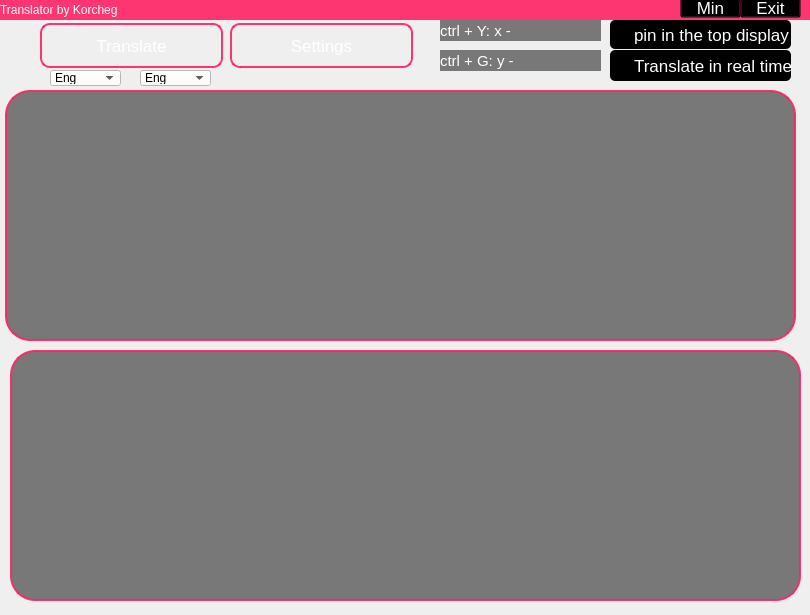
<?xml version="1.0" encoding="UTF-8"?>
<ui version="4.0">
 <class>Frame</class>
 <widget class="QFrame" name="Frame">
  <property name="geometry">
   <rect>
    <x>0</x>
    <y>0</y>
    <width>810</width>
    <height>615</height>
   </rect>
  </property>
  <property name="windowTitle">
   <string>Frame</string>
  </property>
  <widget class="QStackedWidget" name="stackedWidget">
   <property name="geometry">
    <rect>
     <x>0</x>
     <y>-10</y>
     <width>811</width>
     <height>631</height>
    </rect>
   </property>
   <property name="styleSheet">
    <string notr="true">background: rgba(0,0,0,0);
</string>
   </property>
   <widget class="QWidget" name="page_1">
    <property name="styleSheet">
     <string notr="true">QTextEdit{
background-color: rgba(0,0,0,0.5);
color: rgb(255, 255, 255);
border-radius:25px;
padding: 5px;
border: 2px solid rgba(255, 33, 100, 230);
}</string>
    </property>
    <widget class="QLabel" name="second_coord_label">
     <property name="geometry">
      <rect>
       <x>440</x>
       <y>60</y>
       <width>161</width>
       <height>21</height>
      </rect>
     </property>
     <property name="styleSheet">
      <string notr="true">background-color: rgba(0,0,0,0.5);
color: rgb(255, 255, 255);
font-size:11pt;</string>
     </property>
     <property name="text">
      <string>ctrl + G: y -  </string>
     </property>
    </widget>
    <widget class="QComboBox" name="lang_out_combo">
     <property name="geometry">
      <rect>
       <x>140</x>
       <y>80</y>
       <width>71</width>
       <height>16</height>
      </rect>
     </property>
     <property name="styleSheet">
      <string notr="true">background-color: rgb(255, 255, 255);</string>
     </property>
     <item>
      <property name="text">
       <string>Eng</string>
      </property>
     </item>
     <item>
      <property name="text">
       <string>Ukr</string>
      </property>
     </item>
    </widget>
    <widget class="QTextEdit" name="not_translated_textedit">
     <property name="geometry">
      <rect>
       <x>5</x>
       <y>100</y>
       <width>791</width>
       <height>251</height>
      </rect>
     </property>
    </widget>
    <widget class="QCheckBox" name="translate_realtime_check">
     <property name="geometry">
      <rect>
       <x>610</x>
       <y>60</y>
       <width>181</width>
       <height>31</height>
      </rect>
     </property>
     <property name="styleSheet">
      <string notr="true">QCheckBox {
    spacing: 5px;
	background: black;
	color: white;
	font-size: 13pt;
	padding-left: 6px;
	border-radius: 5px;
}

QCheckBox::indicator {
    width: 13px;
    height: 13px;
}</string>
     </property>
     <property name="text">
      <string>Translate in real time</string>
     </property>
    </widget>
    <widget class="QPushButton" name="translate_btn">
     <property name="geometry">
      <rect>
       <x>40</x>
       <y>33</y>
       <width>183</width>
       <height>45</height>
      </rect>
     </property>
     <property name="styleSheet">
      <string notr="true">QPushButton {
	background-color: rgba(0,0,0,0);
	border: 2px solid rgba(255, 33, 100, 230);
	border-radius: 10px;
	padding: 10px;
	font-size: 13pt;
	color: rgba(255, 255, 255, 255);
}
QPushButton:hover {
	background-color: rgba(255, 33, 100, 100);
}</string>
     </property>
     <property name="text">
      <string>Translate</string>
     </property>
    </widget>
    <widget class="QComboBox" name="lang_in_combo">
     <property name="geometry">
      <rect>
       <x>50</x>
       <y>80</y>
       <width>71</width>
       <height>16</height>
      </rect>
     </property>
     <property name="styleSheet">
      <string notr="true">background-color: rgb(255, 255, 255);</string>
     </property>
     <item>
      <property name="text">
       <string>Eng</string>
      </property>
     </item>
     <item>
      <property name="text">
       <string>Ukr</string>
      </property>
     </item>
    </widget>
    <widget class="QCheckBox" name="topdisplay_check">
     <property name="geometry">
      <rect>
       <x>610</x>
       <y>30</y>
       <width>181</width>
       <height>31</height>
      </rect>
     </property>
     <property name="styleSheet">
      <string notr="true">QCheckBox {
    spacing: 5px;
	background: black;
	color: white;
	font-size: 13pt;
	padding-left: 6px;
	border-radius: 5px;
	margin-bottom: 2px;
}

QCheckBox::indicator {
    width: 13px;
    height: 13px;
}</string>
     </property>
     <property name="text">
      <string>pin in the top display</string>
     </property>
    </widget>
    <widget class="QTextEdit" name="translated_textedit">
     <property name="geometry">
      <rect>
       <x>10</x>
       <y>360</y>
       <width>791</width>
       <height>251</height>
      </rect>
     </property>
    </widget>
    <widget class="QLabel" name="first_coord_label">
     <property name="geometry">
      <rect>
       <x>440</x>
       <y>30</y>
       <width>161</width>
       <height>21</height>
      </rect>
     </property>
     <property name="styleSheet">
      <string notr="true">background-color: rgba(0,0,0,0.5);
color: rgb(255, 255, 255);
font-size:11pt;</string>
     </property>
     <property name="text">
      <string>ctrl + Y: x -  </string>
     </property>
    </widget>
    <widget class="QPushButton" name="settings_btn">
     <property name="geometry">
      <rect>
       <x>230</x>
       <y>33</y>
       <width>183</width>
       <height>45</height>
      </rect>
     </property>
     <property name="styleSheet">
      <string notr="true">QPushButton {
	background-color: rgba(0,0,0,0);
	border: 2px solid rgba(255, 33, 100, 230);
	border-radius: 10px;
	padding: 10px;
	font-size: 13pt;
	color: rgba(255, 255, 255, 255);
}
QPushButton:hover {
	background-color: rgba(255, 33, 100, 100);
}</string>
     </property>
     <property name="text">
      <string>Settings</string>
     </property>
    </widget>
    <widget class="QLabel" name="background">
     <property name="geometry">
      <rect>
       <x>0</x>
       <y>30</y>
       <width>811</width>
       <height>601</height>
      </rect>
     </property>
     <property name="styleSheet">
      <string notr="true">border-image: url(:/Background/BG3);
</string>
     </property>
     <property name="text">
      <string/>
     </property>
    </widget>
    <widget class="QLabel" name="top_label">
     <property name="geometry">
      <rect>
       <x>0</x>
       <y>10</y>
       <width>811</width>
       <height>20</height>
      </rect>
     </property>
     <property name="styleSheet">
      <string notr="true">background-color: rgba(255, 33, 100, 230);
color: White;</string>
     </property>
     <property name="text">
      <string>Translator by Korcheg</string>
     </property>
    </widget>
    <widget class="QPushButton" name="exit_btn">
     <property name="geometry">
      <rect>
       <x>740</x>
       <y>8</y>
       <width>61</width>
       <height>20</height>
      </rect>
     </property>
     <property name="styleSheet">
      <string notr="true">background-color: rgba(0,0,0,0);
font-size: 13pt;
color: rgba(255, 255, 255, 255);
</string>
     </property>
     <property name="text">
      <string>Exit</string>
     </property>
    </widget>
    <widget class="QPushButton" name="minsize_btn">
     <property name="geometry">
      <rect>
       <x>680</x>
       <y>8</y>
       <width>61</width>
       <height>20</height>
      </rect>
     </property>
     <property name="styleSheet">
      <string notr="true">background-color: rgba(0,0,0,0);
font-size: 13pt;
color: rgba(255, 255, 255, 255);
</string>
     </property>
     <property name="text">
      <string>Min</string>
     </property>
    </widget>
    <zorder>background</zorder>
    <zorder>second_coord_label</zorder>
    <zorder>lang_out_combo</zorder>
    <zorder>translate_realtime_check</zorder>
    <zorder>translate_btn</zorder>
    <zorder>lang_in_combo</zorder>
    <zorder>topdisplay_check</zorder>
    <zorder>first_coord_label</zorder>
    <zorder>settings_btn</zorder>
    <zorder>translated_textedit</zorder>
    <zorder>not_translated_textedit</zorder>
    <zorder>top_label</zorder>
    <zorder>minsize_btn</zorder>
    <zorder>exit_btn</zorder>
   </widget>
   <widget class="QWidget" name="page_2">
    <widget class="QTextEdit" name="translated_textedit_pg2">
     <property name="geometry">
      <rect>
       <x>0</x>
       <y>20</y>
       <width>361</width>
       <height>151</height>
      </rect>
     </property>
     <property name="styleSheet">
      <string notr="true">background-color: rgba(0,0,0,0.5);
color: rgb(255, 255, 255);
border-radius:25px;
border: 2px solid rgba(255, 33, 100, 230);
padding: 5px;</string>
     </property>
    </widget>
    <widget class="QLabel" name="top_label_pg2">
     <property name="geometry">
      <rect>
       <x>10</x>
       <y>10</y>
       <width>341</width>
       <height>16</height>
      </rect>
     </property>
     <property name="styleSheet">
      <string notr="true">background-color: rgba(255, 33, 100, 230);
color: White;</string>
     </property>
     <property name="text">
      <string>Translator by Korcheg</string>
     </property>
    </widget>
    <widget class="QPushButton" name="max_btn">
     <property name="geometry">
      <rect>
       <x>320</x>
       <y>10</y>
       <width>16</width>
       <height>16</height>
      </rect>
     </property>
     <property name="styleSheet">
      <string notr="true">background-color: rgba(0,0,0,0);
font-size: 13pt;
color: rgba(255, 255, 255, 255);
</string>
     </property>
     <property name="text">
      <string>+</string>
     </property>
    </widget>
   </widget>
  </widget>
 </widget>
 <resources>
  <include location="../d06c6dee/resources.qrc"/>
 </resources>
 <connections/>
</ui>
